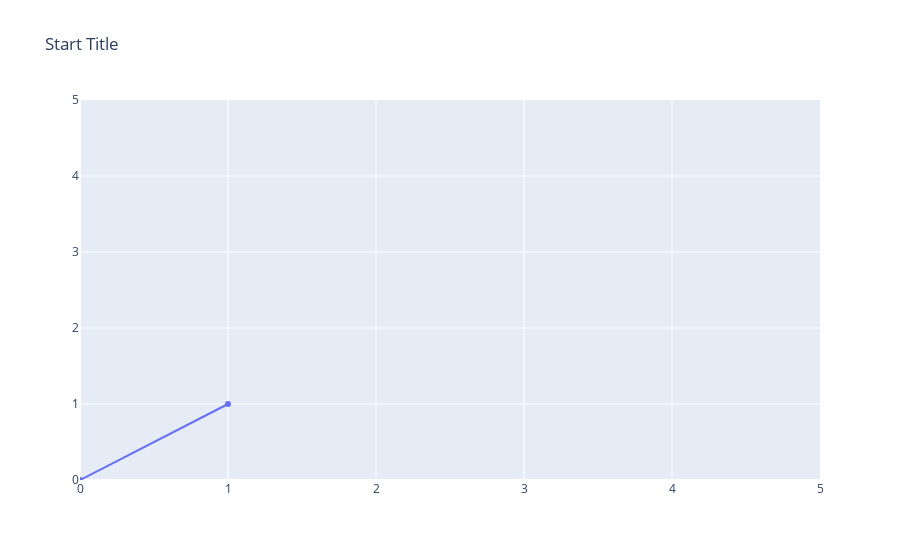

The notebook cell saved with this chart:
### Markdown cell above
## Data Animation using Plotly
References: https://plot.ly/python/animations/
<p>Two steps for creating online Plotly animations
    <li>Make a grid
    <li>Make the plot with data from the grid

#### Sticking with offline plotly visualizations -
Create data frames to display at each iteration

### Code cell
import chart_studio.plotly as py
from plotly.offline import iplot, init_notebook_mode
from IPython.display import display, HTML
init_notebook_mode(connected=True)

#create frames with data to display at each iteration
figure = {'data': [{'x': [0, 1], 'y': [0, 1]}],
          'layout': {'xaxis': {'range': [0, 5], 'autorange': False},
                     'yaxis': {'range': [0, 5], 'autorange': False},
                     'title': 'Start Title'},
          'frames': [{'data': [{'x': [1, 2], 'y': [1, 2]}]},  #Note x & y are lists
                     {'data': [{'x': [1, 4], 'y': [1, 4]}]},
                     {'data': [{'x': [3, 4], 'y': [3, 4]}],
                      'layout': {'title': 'End Title'}}]}

iplot(figure)

### Figure 1 — Plotly figure (JSON) as saved in the notebook; plotly's stock layout.template omitted (floating-point values rounded to 4 significant figures)
{"data": [{"type": "scatter", "x": [0, 1], "y": [0, 1]}], "layout": {"title": {"text": "Start Title"}, "xaxis": {"autorange": false, "range": [0, 5]}, "yaxis": {"autorange": false, "range": [0, 5]}}}
